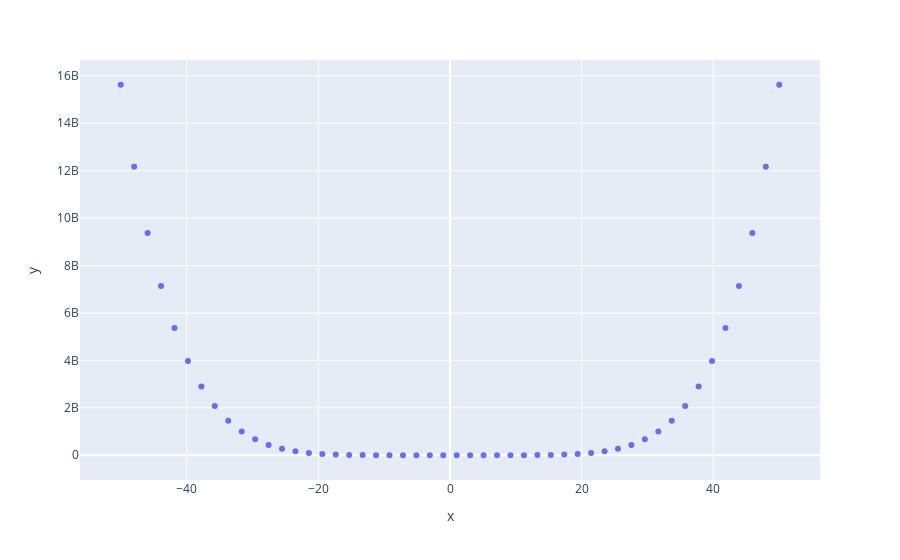

The notebook cell saved with this chart:
### Code cell
import numpy as np
import plotly.express as px

# x-axis data points
x = np.linspace(start=-50, stop=50)

# y-axis data points
y = x ** 6

# define the plot
fig = px.scatter(x=x, y=y)

fig.show()
